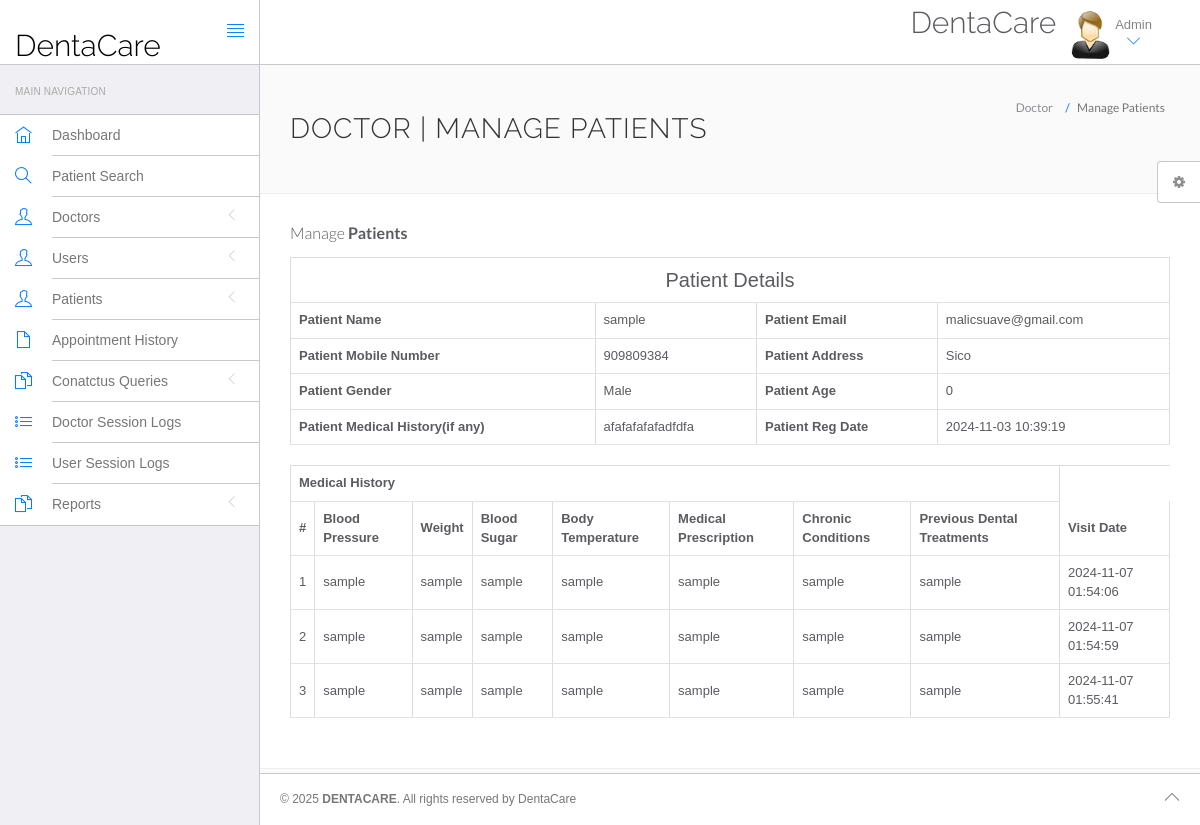
The page /hms/admin/view-patient.php?viewid=8 (signed in) on the database its author committed.
### tables this page shows
CREATE TABLE `tblpatient` (
  `ID` int(10) NOT NULL,
  `Docid` int(10) DEFAULT NULL,
  `PatientName` varchar(200) DEFAULT NULL,
  `PatientContno` bigint(10) DEFAULT NULL,
  `PatientEmail` varchar(200) DEFAULT NULL,
  `PatientGender` varchar(50) DEFAULT NULL,
  `PatientAdd` mediumtext DEFAULT NULL,
  `PatientAge` int(10) DEFAULT NULL,
  `PatientMedhis` mediumtext DEFAULT NULL,
  `CreationDate` timestamp NULL DEFAULT current_timestamp(),
  `UpdationDate` timestamp NULL DEFAULT NULL ON UPDATE current_timestamp()
);

CREATE TABLE `tblmedicalhistory` (
  `ID` int(10) NOT NULL,
  `PatientID` int(10) DEFAULT NULL,
  `BloodPressure` varchar(200) DEFAULT NULL,
  `BloodSugar` varchar(200) NOT NULL,
  `Weight` varchar(100) DEFAULT NULL,
  `Temperature` varchar(200) DEFAULT NULL,
  `MedicalPres` mediumtext DEFAULT NULL,
  `ChronicCond` varchar(255) DEFAULT NULL,
  `PrevDen` varchar(255) DEFAULT NULL,
  `CreationDate` timestamp NOT NULL DEFAULT current_timestamp() ON UPDATE current_timestamp()
);

### hms/admin/view-patient.php (the view, shortened to what this page needs)
<?php
include('include/config.php');
?>
<!DOCTYPE html>
<html lang="en">
<head>
    <link rel="stylesheet" href="vendor/bootstrap/css/bootstrap.min.css">
    <link rel="stylesheet" href="vendor/fontawesome/css/font-awesome.min.css">
    <link rel="stylesheet" href="vendor/themify-icons/themify-icons.min.css">
    <link href="vendor/animate.css/animate.min.css" rel="stylesheet" media="screen">
    <link href="vendor/perfect-scrollbar/perfect-scrollbar.min.css" rel="stylesheet" media="screen">
    <link href="vendor/switchery/switchery.min.css" rel="stylesheet" media="screen">
    <link href="vendor/bootstrap-touchspin/jquery.bootstrap-touchspin.min.css" rel="stylesheet" media="screen">
    <link href="vendor/select2/select2.min.css" rel="stylesheet" media="screen">
    <link href="vendor/bootstrap-datepicker/bootstrap-datepicker3.standalone.min.css" rel="stylesheet" media="screen">
    <link href="vendor/bootstrap-timepicker/bootstrap-timepicker.min.css" rel="stylesheet" media="screen">
    <link rel="stylesheet" href="assets/css/styles.css">
    <link rel="stylesheet" href="assets/css/plugins.css">
    <link rel="stylesheet" href="assets/css/themes/theme-1.css" id="skin_color" />
</head>
<body>
    <div id="app">
        <?php include('include/sidebar.php'); ?>
        <div class="app-content">
            <?php include('include/header.php'); ?>
            <div class="main-content">
                <div class="wrap-content container" id="container">
                    <section id="page-title">
                        <div class="row">
                            <div class="col-sm-8">
                                <h1 class="mainTitle">Doctor | Manage Patients</h1>
                            </div>
                            <ol class="breadcrumb">
                                <li>
                                    <span>Doctor</span>
                                </li>
                                <li class="active">
                                    <span>Manage Patients</span>
                                </li>
                            </ol>
                        </div>
                    </section>
                    <div class="container-fluid container-fullw bg-white">
                        <div class="row">
                            <div class="col-md-12">
                                <h5 class="over-title margin-bottom-15">Manage <span class="text-bold">Patients</span></h5>
                                <?php
                                $vid = intval($_GET['viewid']);
                                $ret = $con->prepare("SELECT * FROM tblpatient WHERE ID = ?");
                                $ret->bind_param("i", $vid);
                                $ret->execute();
                                $result = $ret->get_result();
                                while ($row = $result->fetch_assoc()) {
                                ?>
                                <table border="1" class="table table-bordered">
                                    <tr align="center">
                                        <td colspan="4" style="font-size:20px;color:blue">Patient Details</td>
                                    </tr>
                                    <tr>
                                        <th scope>Patient Name</th>
                                        <td><?php echo htmlspecialchars($row['PatientName']); ?></td>
                                        <th scope>Patient Email</th>
                                        <td><?php echo htmlspecialchars($row['PatientEmail']); ?></td>
                                    </tr>
                                    <tr>
                                        <th scope>Patient Mobile Number</th>
                                        <td><?php echo htmlspecialchars($row['PatientContno']); ?></td>
                                        <th>Patient Address</th>
                                        <td><?php echo htmlspecialchars($row['PatientAdd']); ?></td>
                                    </tr>
                                    <tr>
                                        <th>Patient Gender</th>
                                        <td><?php echo htmlspecialchars($row['PatientGender']); ?></td>
                                        <th>Patient Age</th>
                                        <td><?php echo htmlspecialchars($row['PatientAge']); ?></td>
                                    </tr>
                                    <tr>
                                        <th>Patient Medical History(if any)</th>
                                        <td><?php echo htmlspecialchars($row['PatientMedhis']); ?></td>
                                        <th>Patient Reg Date</th>
                                        <td><?php echo htmlspecialchars($row['CreationDate']); ?></td>
                                    </tr>
                                </table>
                                <?php } $ret->close(); ?>
                                <?php
                                $ret = $con->prepare("SELECT * FROM tblmedicalhistory WHERE PatientID = ?");
                                $ret->bind_param("i", $vid);
                                $ret->execute();
                                $result = $ret->get_result();
                                ?>
                                <table id="datatable" class="table table-bordered dt-responsive nowrap" style="border-collapse: collapse; border-spacing: 0; width: 100%;">
                                    <tr align="center">
                                        <th colspan="8">Medical History</th>
                                    </tr>
                                    <tr>
                                        <th>#</th>
                                        <th>Blood Pressure</th>
                                        <th>Weight</th>
                                        <th>Blood Sugar</th>
                                        <th>Body Temperature</th>
                                        <th>Medical Prescription</th>
                                        <th>Chronic Conditions</th>
                                        <th>Previous Dental Treatments</th>
                                        <th>Visit Date</th>
                                    </tr>
                                    <?php
                                    $cnt = 1;
                                    while ($row = $result->fetch_assoc()) {
                                    ?>
                                    <tr>
                                        <td><?php echo $cnt; ?></td>
                                        <td><?php echo htmlspecialchars($row['BloodPressure']); ?></td>
                                        <td><?php echo htmlspecialchars($row['Weight']); ?></td>
                                        <td><?php echo htmlspecialchars($row['BloodSugar']); ?></td>
                                        <td><?php echo htmlspecialchars($row['Temperature']); ?></td>
                                        <td><?php echo htmlspecialchars($row['MedicalPres']); ?></td>
                                        <td><?php echo htmlspecialchars($row['ChronicCond']); ?></td>
                                        <td><?php echo htmlspecialchars($row['PrevDen']); ?></td>
                                        <td><?php echo htmlspecialchars($row['CreationDate']); ?></td>
                                    </tr>
                                    <?php $cnt = $cnt + 1; } $ret->close(); ?>
                                </table>
                            </div>
                        </div>
                    </div>
                </div>
            </div>
        </div>
        <?php include('include/footer.php'); ?>
        <?php include('include/setting.php'); ?>
    </div>
</body>
</html>

### hms/admin/assets/css/themes/theme-1.css (style rules this page uses)
body { background: #FAFAFA; }

### rows shown on the page
tblpatient: PatientName "sample", PatientEmail "malicsuave@gmail.com", PatientContno "909809384", PatientAdd "Sico", PatientGender "Male", PatientAge "0", PatientMedhis "afafafafafadfdfa", CreationDate "2024-11-03 10:39:19"
tblmedicalhistory: BloodPressure "sample", Weight "sample", BloodSugar "sample", Temperature "sample", MedicalPres "sample", ChronicCond "sample", PrevDen "sample", CreationDate "2024-11-07 01:54:06"
tblmedicalhistory: BloodPressure "sample", Weight "sample", BloodSugar "sample", Temperature "sample", MedicalPres "sample", ChronicCond "sample", PrevDen "sample", CreationDate "2024-11-07 01:54:59"
tblmedicalhistory: BloodPressure "sample", Weight "sample", BloodSugar "sample", Temperature "sample", MedicalPres "sample", ChronicCond "sample", PrevDen "sample", CreationDate "2024-11-07 01:55:41"
